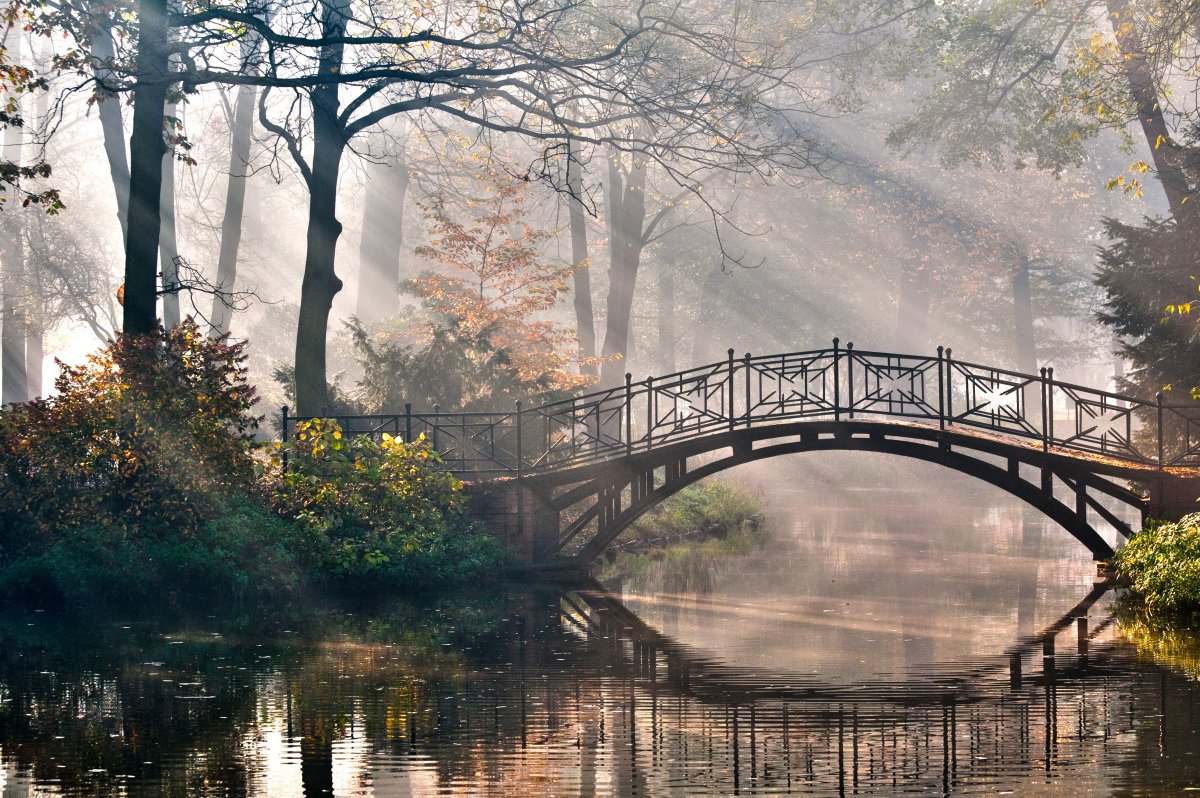
//> input picture Pr_Im_Lab02/first_image.jpg, 1200 x 798 px
$ ./main   (built with g++ and OpenCV 4)
//> lines starting //> are read from the running program, lines starting //| are printed output that depends on the picture
//> further down, main_Image is the input picture: 798 rows x 1200 cols, CV_8UC3; mean B, G, R 116.2, 123.1, 130
#include <iostream> // for standard I/O
#include <string>   // for strings
#include <iomanip>  // for controlling float print precision
#include <sstream>  // string to number conversion
#include <clocale>
#include <vector>
#include <opencv2/highgui/highgui_c.h>
#include <opencv2/core/core.hpp>        // Basic OpenCV structures (cv::Mat, Scalar)
#include <opencv2/imgproc/imgproc.hpp>  // Gaussian Blur
#include <opencv2/highgui/highgui.hpp>  // OpenCV window I/O
#include <opencv2/videoio.hpp>

using namespace std;
using namespace cv;

template <class T>
T clamp(T v, int max, int min) {
	if (v > max)
		return max;

	else if (v < min)
		return min;

	return v;
}

Mat AddGaussianNoise(const Mat mSrc, double Mean = 0.0, double StdDev = 30.0)
{
//> called with Mean = 0, StdDev = 50
	Mat mDst(mSrc.size(), mSrc.type());

	Mat mGaussian_noise = Mat(mSrc.size(), CV_16SC3);
	randn(mGaussian_noise, Scalar::all(Mean), Scalar::all(StdDev));

	for (int Rows = 0; Rows < mSrc.rows; Rows++)
	{
		for (int Cols = 0; Cols < mSrc.cols; Cols++)
		{
			Vec3b Source_Pixel = mSrc.at<Vec3b>(Rows, Cols);
			Vec3b &Des_Pixel = mDst.at<Vec3b>(Rows, Cols);
			Vec3s Noise_Pixel = mGaussian_noise.at<Vec3s>(Rows, Cols);

			for (int i = 0; i < 3; i++)
			{
				int Dest_Pixel = Source_Pixel.val[i] + Noise_Pixel.val[i];
				Des_Pixel.val[i] = clamp<int>(Dest_Pixel, 255, 0);
			}
		}
	}
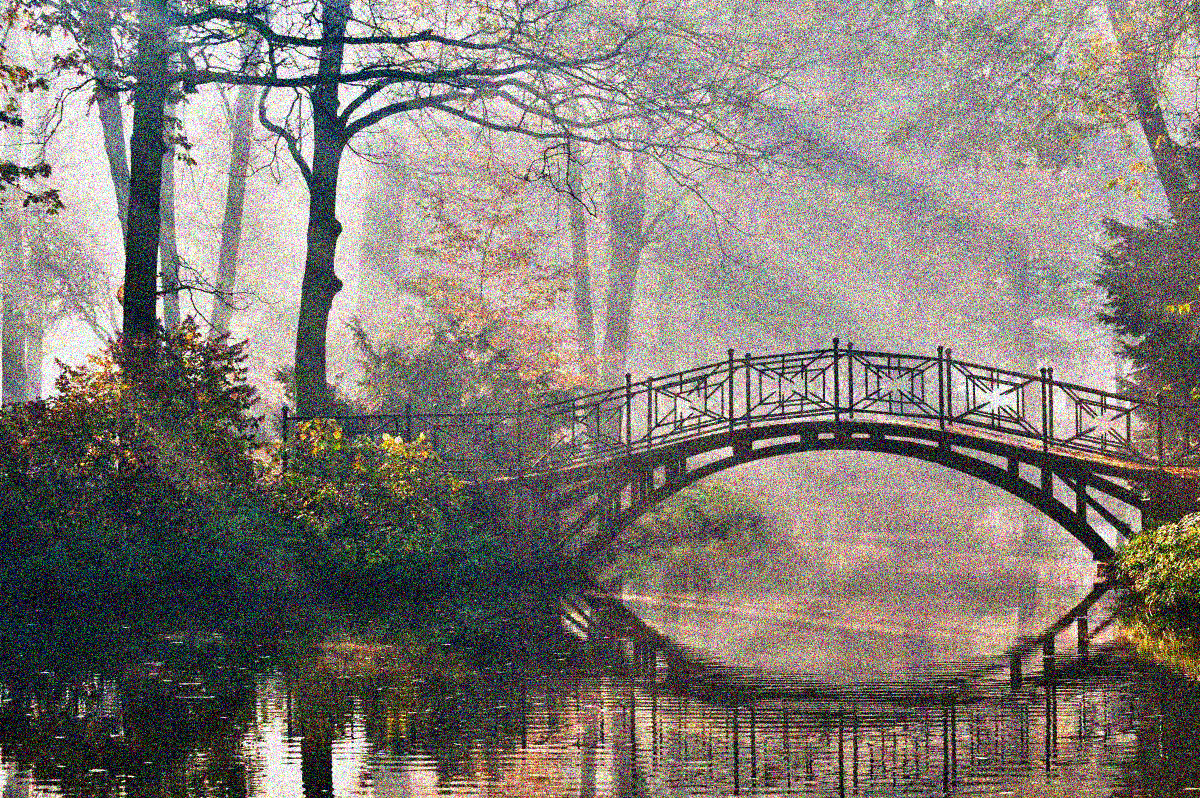
//> mDst: 798 rows x 1200 cols, CV_8UC3; mean B, G, R 117.2, 123.5, 130.2

	return mDst;
}

float calculateNewPC(Mat photo, int x, int y, int rgb, int radius, int sigma) {
	float returnPC = 0;
	int size = 2 * radius + 1;
	float *vector = new float[size*size];
	float norm = 0;
	for (int i = -radius; i <= radius; i++) {
		for (int j = -radius; j <= radius; j++) {
			int idx = (i + radius)*size + j + radius;
			vector[idx] = exp(-(i*i + j * j) / sigma * sigma);
			norm += vector[idx];
		}
	}
	for (int i = 0; i < size; i++) {
		for (int j = 0; j < size; j++) {
			vector[i*size + j] /= norm;
		}
	}
	for (int i = -radius; i <= radius; i++) {
		for (int j = -radius; j <= radius; j++) {
			int idx = (i + radius)*size + j + radius;
			returnPC += photo.at<Vec3b>(clamp<int>(x + j, photo.rows - 1, 0), clamp<int>(y + i, photo.cols - 1, 0))[rgb] * vector[idx];
		}
	}
	return returnPC;
}


Mat Gaussian_blur_filter(const Mat &photo, int radius, int sigma) {
//> called with radius = 3, sigma = 10
	Mat result_Img;
	photo.copyTo(result_Img);
	int x, y;
	for (int x = 0; x < photo.rows; x++) {
		for (int y = 0; y < photo.cols; y++) {
			result_Img.at<Vec3b>(x, y)[0] = calculateNewPC(photo, x, y, 0, radius, sigma);//b
			result_Img.at<Vec3b>(x, y)[1] = calculateNewPC(photo, x, y, 1, radius, sigma);//g
			result_Img.at<Vec3b>(x, y)[2] = calculateNewPC(photo, x, y, 2, radius, sigma);//r
		}
	}
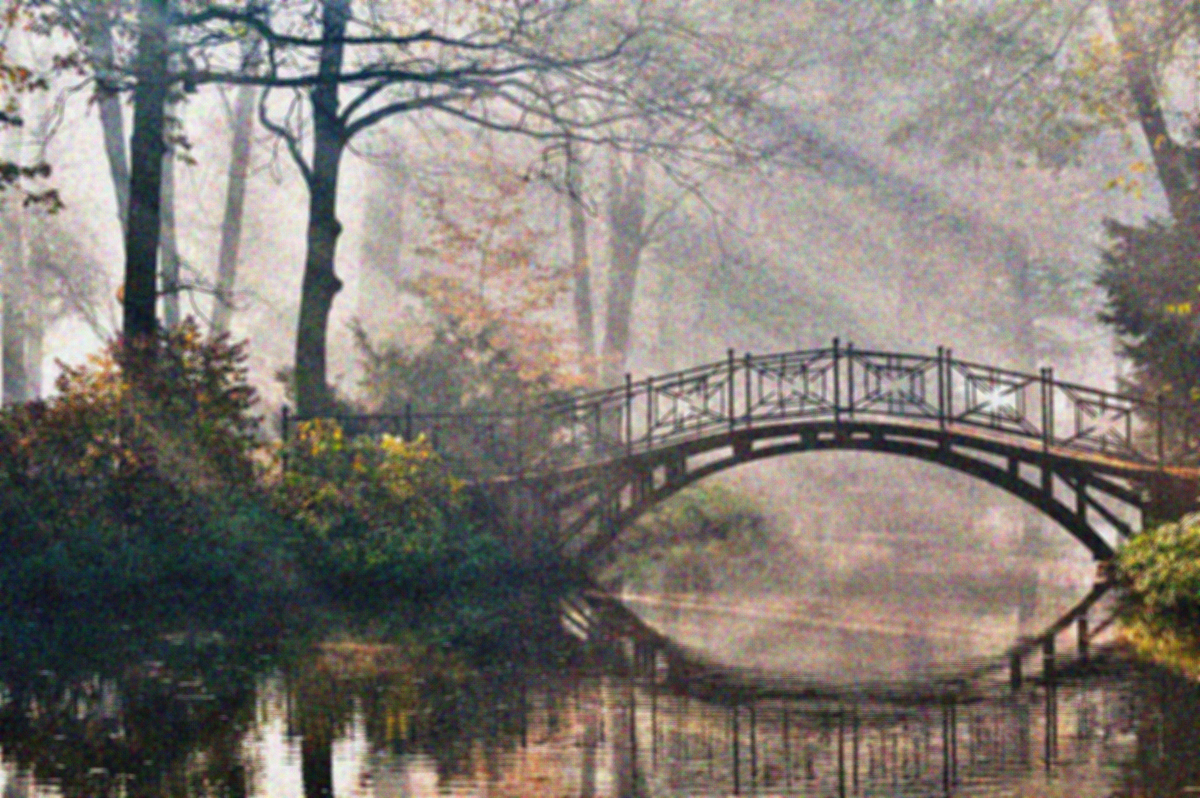
//> result_Img: 798 rows x 1200 cols, CV_8UC3; mean B, G, R 116.7, 123, 129.7
	return result_Img;
}

Mat Median_filter(const Mat &photo) {
	int r = 1;
	Mat result_Img;
	int size = 2 * r + 1, tmpR, tmpB, tmpG;
	int *colorR = new int[9];
	int *colorG = new int[9];
	int *colorB = new int[9];
	photo.copyTo(result_Img);
	for (int x = 0; x < photo.rows; x++)
	{
		for (int y = 0; y < photo.cols; y++)
		{
			for (int i = -r; i <= r; i++)
			{
				for (int j = -r; j <= r; j++)
				{
					int idx = (i + r)*size + j + r;

					colorR[idx] = photo.at<Vec3b>(clamp<int>(j + x, photo.rows - 1, 0), clamp<int>(i + y, photo.cols - 1, 0))[2];
					colorG[idx] = photo.at<Vec3b>(clamp<int>(j + x, photo.rows - 1, 0), clamp<int>(i + y, photo.cols - 1, 0))[1];
					colorB[idx] = photo.at<Vec3b>(clamp<int>(j + x, photo.rows - 1, 0), clamp<int>(i + y, photo.cols - 1, 0))[0];


				}
			}
			for (int i = 0; i < 8; i++) {
				for (int j = 0; j < 8; j++) {
					int res = colorR[j] + colorG[j] + colorB[j],
						res1 = colorR[j + 1] + colorG[j + 1] + colorB[j + 1];
					if (res > res1) {
						tmpR = colorR[j];
						tmpG = colorG[j];
						tmpB = colorB[j];
						colorR[j] = colorR[j + 1];
						colorG[j] = colorG[j + 1];
						colorB[j] = colorB[j + 1];
						colorR[j + 1] = tmpR;
						colorG[j + 1] = tmpG;
						colorB[j + 1] = tmpB;
					}
				}
			}
			result_Img.at<Vec3b>(x, y)[0] = colorB[4];
			result_Img.at<Vec3b>(x, y)[1] = colorG[4];
			result_Img.at<Vec3b>(x, y)[2] = colorR[4];
		}
	}
//> this loop made 798 passes
//> (tmpR, tmpG, tmpB) on passes 1 to 3: (209, 118, 67), (48, 79, 198), (157, 9, 99)
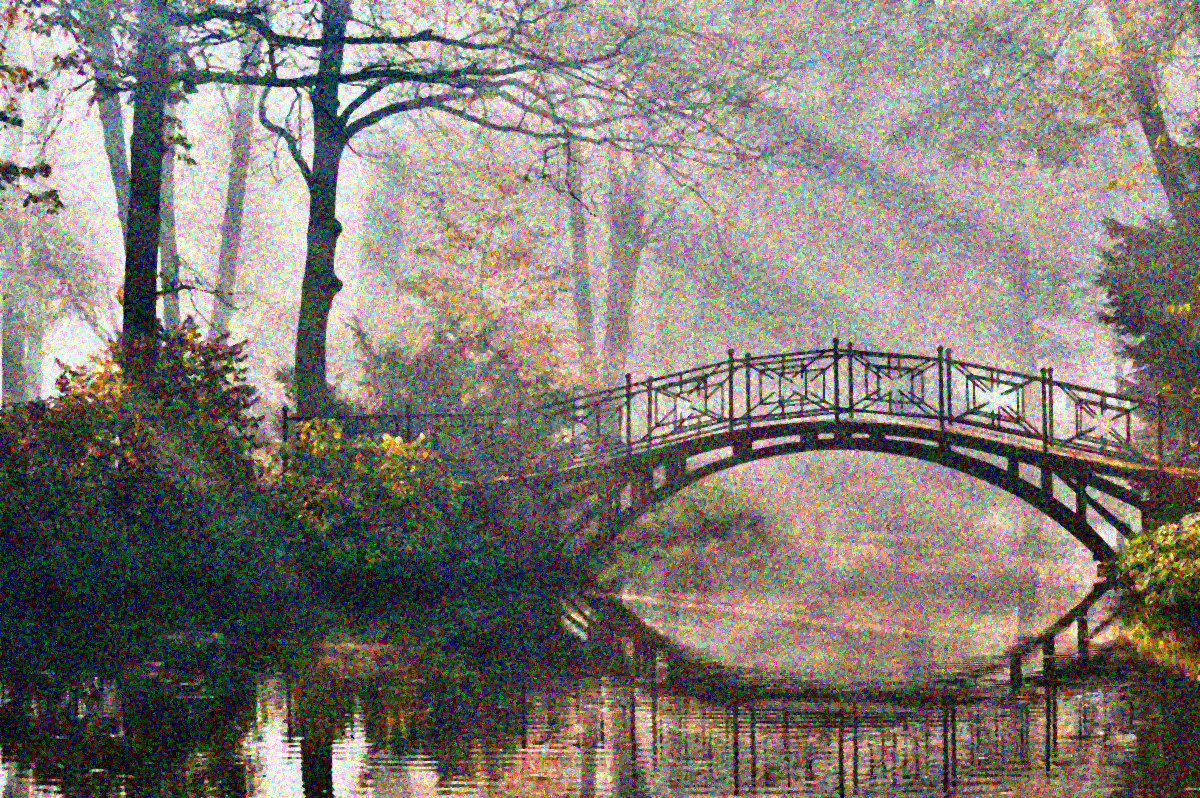
//> result_Img: 798 rows x 1200 cols, CV_8UC3; mean B, G, R 116.3, 123.2, 130.4
//> after the loop, tmpR = 104; tmpG = 122; tmpB = 100
	return result_Img;
}

int main(int argc, char *argv[]) {
	setlocale(LC_ALL, "Rus");
	Mat main_Image = imread("first_image.jpg");
	if (main_Image.empty()) {
		cout << "Error: the image has been incorrectly loaded." << endl;
		system("pause");
		return 0;
	}
	double bright = 0.0, coef = 50.0;

	namedWindow("DEFAULT_PICTURES");
	imshow("DEFAULT_PICTURES", main_Image);
	waitKey(0);
	cvDestroyWindow("DEFAULT_PICTURES");

	namedWindow("MODELING_GAUS_NOISE");
	Mat res;
	main_Image.copyTo(res);
	long double t1_my_gaus_noise = clock();
	Mat image_with_noise = AddGaussianNoise(res, bright, coef);
	long double t2_my_gaus_noise = clock();
	t2_my_gaus_noise -= t1_my_gaus_noise;
	cout << "Clock_of_MODELING_GAUS_NOISE: " << setprecision(15) << t2_my_gaus_noise / CLOCKS_PER_SEC << endl;
	imshow("MODELING_GAUS_NOISE", image_with_noise);
	imwrite("D:gaus_noise.jpg", image_with_noise);
	waitKey(0);
	cvDestroyWindow("MODELING_GAUS_NOISE");

	namedWindow("MY_GAUS_FILTER");
	Mat res_1;
	image_with_noise.copyTo(res_1);
	long double t1_myGaus = clock();
	Mat image_without_noise_2 = Gaussian_blur_filter(res_1, 3, 10);
	long double t2_myGaus = clock();
	t2_myGaus -= t1_myGaus;
	cout << "Clock_of_MY_GAUS_FILTER: " << setprecision(15) << t2_myGaus / CLOCKS_PER_SEC << endl;
	imshow("MY_GAUS_FILTER", image_without_noise_2);
	imwrite("D:my_gaus_filter.jpg", image_without_noise_2);
	waitKey(0);
	cvDestroyWindow("MY_GAUS_FILTER");

	namedWindow("MY_MEDIAN_FILTER");
	Mat res_4;
	image_with_noise.copyTo(res_4);
	long double t1_myMedian = clock();
	Mat image_without_noise_3 = Median_filter(res_4);
	long double t2_myMedian = clock();
	t2_myMedian -= t1_myMedian;
	cout << "Clock_of_MY_MEDIAN_FILTER: " << setprecision(15) << t2_myMedian / CLOCKS_PER_SEC << endl;
	imshow("MY_MEDIAN_FILTER", image_without_noise_3);
	imwrite("D:my_median_filter.jpg", image_without_noise_3);
	waitKey(0);
	cvDestroyWindow("MY_MEDIAN_FILTER");

	namedWindow("OPENCV_MEDIAN");
	Mat res_2;
	Mat image_without_noise;
	image_with_noise.copyTo(res_2);
	long double t1_opencv_median = clock();
	medianBlur(res_2, image_without_noise, 7);
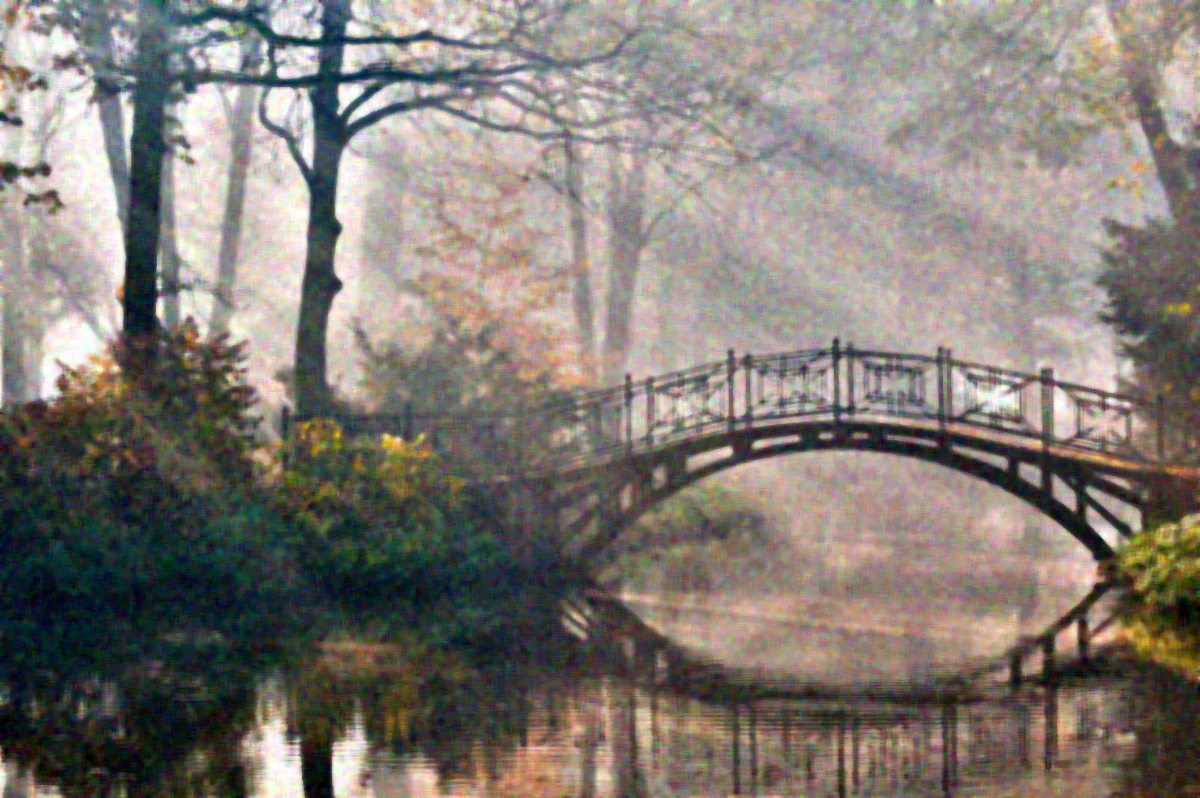
//> image_without_noise: 798 rows x 1200 cols, CV_8UC3; mean B, G, R 116, 122.8, 129.9
	long double t2_opencv_median = clock();
	t2_opencv_median -= t1_opencv_median;
	cout << "Clock_of_OPENCV_MEDIAN: " << setprecision(15) << t2_opencv_median / CLOCKS_PER_SEC << endl;
	imshow("OPENCV_MEDIAN", image_without_noise);
	imwrite("D:opencv_median_filter.jpg", image_without_noise);
	waitKey(0);
	cvDestroyWindow("OPENCV_MEDIAN");

	namedWindow("OPENCV_GAUS");
	Mat res_3;
	Mat image_without_noise_1;
	image_with_noise.copyTo(res_3);
	long double t1_opencv_gaus = clock();
	GaussianBlur(res_3, image_without_noise_1, Size(5, 5), 0, 0);
	long double t2_opencv_gaus = clock();
	t2_opencv_gaus -= t1_opencv_gaus;
	cout << "Clock_of_OPENCV_GAUS: " << setprecision(15) << t2_opencv_gaus / CLOCKS_PER_SEC << endl;
	imshow("OPENCV_GAUS", image_without_noise_1);
	imwrite("D:opencv_gaus_filter.jpg", image_without_noise_1);
	waitKey(0);
	cvDestroyWindow("OPENCV_GAUS");

	system("pause");
	return 0;
}
